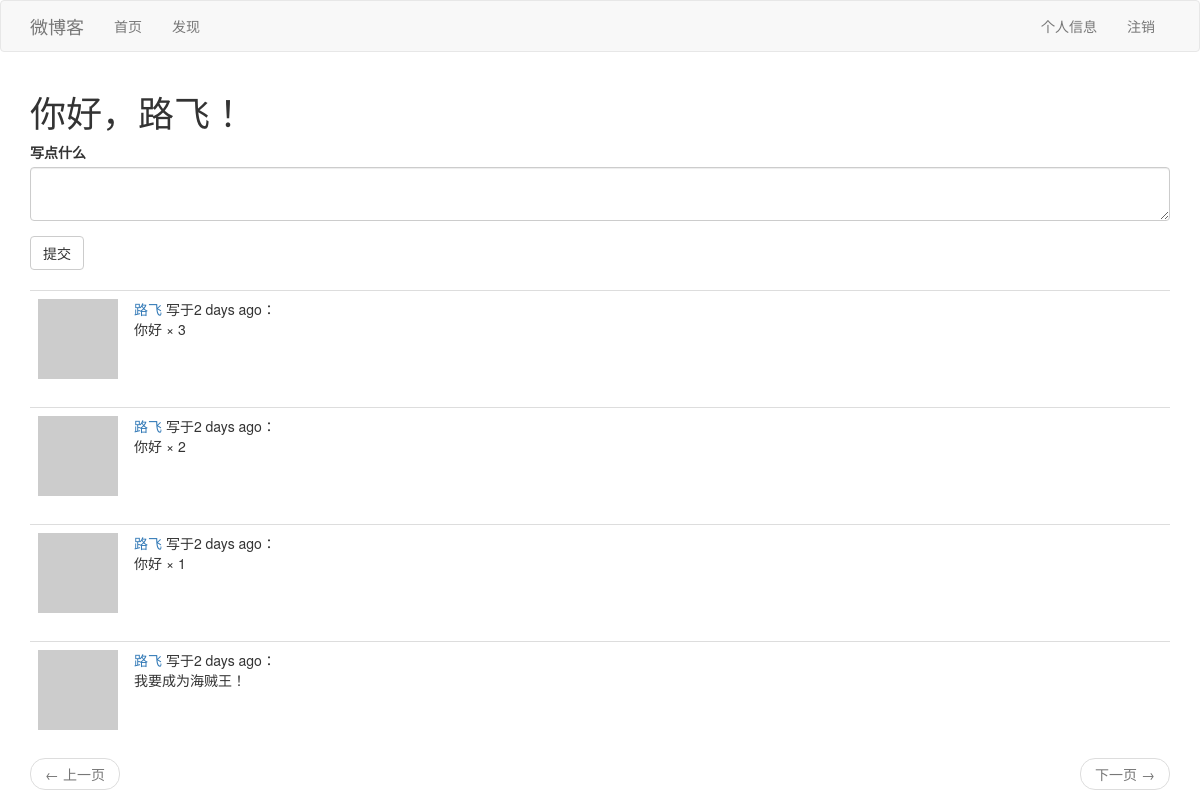
The app's page /index (signed in) with its own data.
### app/models.py (models this page shows, shortened)
class User(UserMixin, db.Model):
    id = db.Column(db.Integer, primary_key=True)
    username = db.Column(db.String(64), index=True, unique=True)
    email = db.Column(db.String(120), index=True, unique=True)
    password_hash = db.Column(db.String(128))
    posts = db.relationship('Post', backref='author', lazy='dynamic')
    about_me = db.Column(db.String(140))
    last_seen = db.Column(db.DateTime, default=datetime.utcnow)
    followed = db.relationship(
        'User', secondary=followers,
        primaryjoin=(followers.c.follower_id == id),
        secondaryjoin=(followers.c.followed_id == id),
        backref=db.backref('followers', lazy='dynamic'),
        lazy='dynamic')
    def avatar(self, size):
        digest = md5(self.email.lower().encode('utf-8')).hexdigest()
        return 'https://www.gravatar.com/avatar/{}?d=robohash&s={}'.format(
            digest, size)
    def followed_posts(self):
        followed = Post.query.join(
            followers, (followers.c.followed_id == Post.user_id)).filter(
            followers.c.follower_id == self.id)
        return followed.union(self.posts).order_by(Post.timestamp.desc())

class Post(db.Model):
    id = db.Column(db.Integer, primary_key=True)
    body = db.Column(db.String(140))
    timestamp = db.Column(db.DateTime, index=True, default=datetime.utcnow)
    user_id = db.Column(db.Integer, db.ForeignKey('user.id'))

### app/routes.py (the view)
@app.route('/', methods=['GET', 'POST'])
@app.route('/index', methods=['GET', 'POST'])
@login_required
def index():
    form = PostForm()
    if form.validate_on_submit():
        post = Post(body=form.post.data, author=current_user)
        db.session.add(post)
        db.session.commit()
        flash('博文已发送！')
        return redirect(url_for('index'))
    page = request.args.get('page', 1, type=int)
    posts = current_user.followed_posts().paginate(
        page, app.config['POSTS_PER_PAGE'], False)
    next_url = url_for('index', page=posts.next_num) if posts.has_next else None
    prev_url = url_for('index', page=posts.prev_num) if posts.has_prev else None
    return render_template('index.html', title='首页',
                           form=form, posts=posts.items,
                           next_url=next_url, prev_url=prev_url)

### app/forms.py
class PostForm(FlaskForm):
    post = TextAreaField('写点什么', validators=[
        DataRequired(), Length(min=1, max=140)])
    submit = SubmitField('提交')

### app/models.py (called while the page is built)
@login.user_loader
def load_user(id):
    return User.query.get(int(id))

### app/routes.py (called while the page is built)
@app.before_request
def before_request():
    if current_user.is_authenticated:
        current_user.last_seen = datetime.utcnow()
        db.session.commit()

### app/templates/index.html
{% extends 'base.html' %}
{% import 'bootstrap/wtf.html' as wtf %}
{% block app_content %}
    <h1>你好，{{ current_user.username }}！</h1>
    {% if form %}
        {{ wtf.quick_form(form) }}
        <br/>
    {% endif %}
    {% for post in posts %}
        {% include '_post.html' %}
    {% endfor %}
    <nav aria-label="...">
        <ul class="pager">
            <li class="previous{% if not prev_url %} disabled{% endif %}">
                <a href="{{ prev_url or '#' }}">
                    <span aria-hidden="true">&larr;</span> 上一页
                </a>
            </li>
            <li class="next{% if not next_url %} disabled{% endif %}">
                <a href="{{ next_url or '#' }}">
                    下一页 <span aria-hidden="true">&rarr;</span>
                </a>
            </li>
        </ul>
    </nav>
{% endblock %}

### app/templates/_post.html (shortened to what this page needs)
<table class="table table-hover">
    <tr>
        <td width="70px">
            <a href="{{ url_for('user', username=post.author.username) }}">
                <img src="{{ post.author.avatar(36) }}">
            </a>
        </td>
        <td>
            <a href="{{ url_for('user', username=post.author.username) }}">
                {{ post.author.username }}
            </a>
            写于{{ moment(post.timestamp).fromNow() }}：
            <br/>
            {{ post.body }}
        </td>
</table>

### records on screen
User: username "路飞"
Post: author.username "路飞", timestamp "2 days ago", body "你好 × 3"
Post: author.username "路飞", timestamp "2 days ago", body "你好 × 2"
Post: author.username "路飞", timestamp "2 days ago", body "你好 × 1"
Post: author.username "路飞", timestamp "2 days ago", body "我要成为海贼王！"
